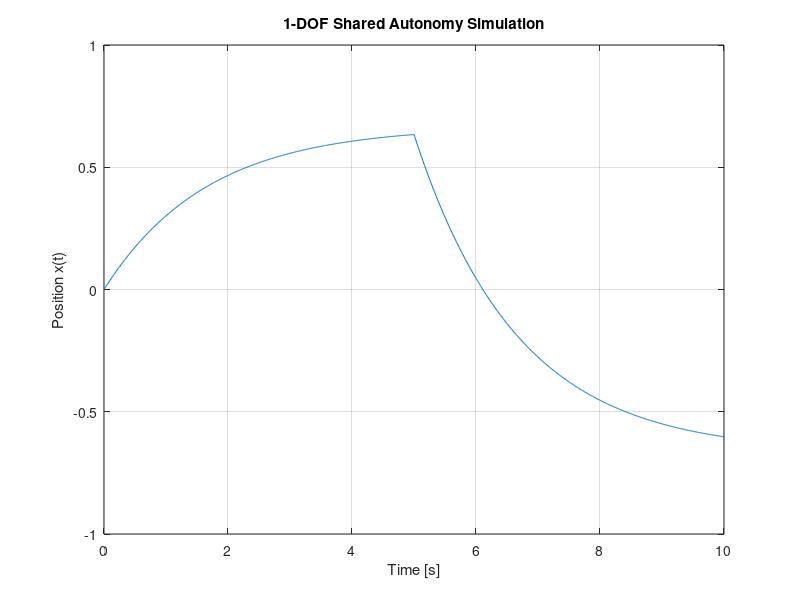

MATLAB code to generate this figure:
T = 0.01;
T_end = 10.0;
k_gain = 1.0;
alpha = 0.4;
U_max = 2.0;

N = floor(T_end / T);
t = linspace(0, T_end, N + 1);
x = zeros(1, N + 1);

human_command = @(time) (time < 5.0) * 1.0 + (time >= 5.0) * (-1.0);

for k = 1:N
    u_h = human_command(t(k));
    u_a = -k_gain * x(k);
    u = alpha * u_h + (1 - alpha) * u_a;
    % Saturation
    u = max(-U_max, min(U_max, u));
    x(k + 1) = x(k) + T * u;
end

plot(t, x);
xlabel('Time [s]');
ylabel('Position x(t)');
title('1-DOF Shared Autonomy Simulation');
grid on;
      
